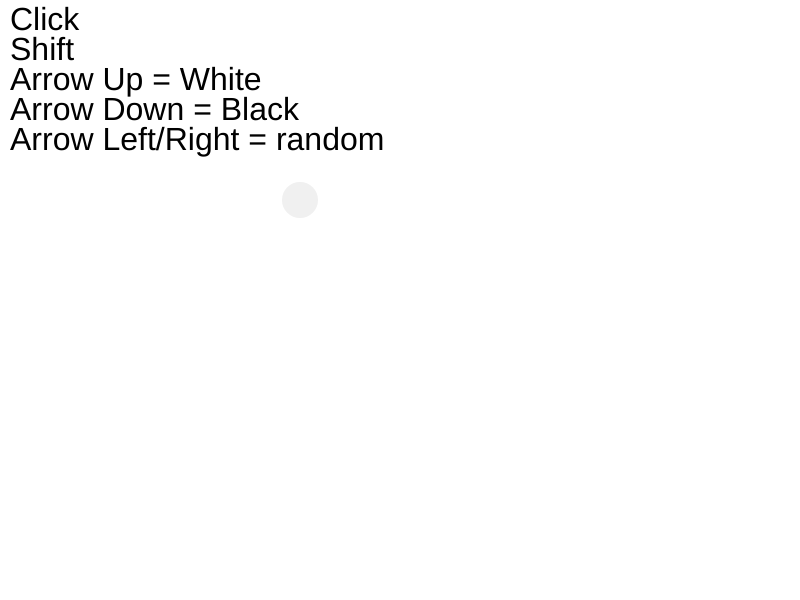
Frame 1 (no input)
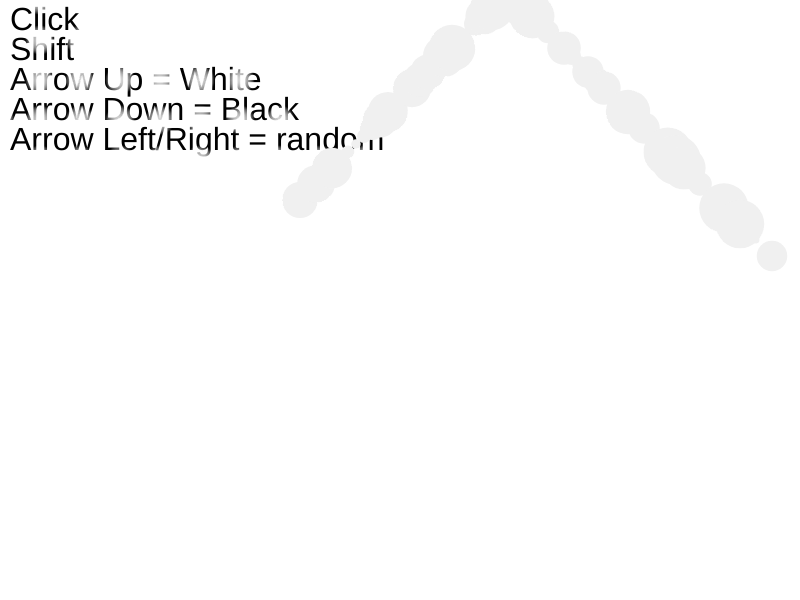
Frame 60 (no input)
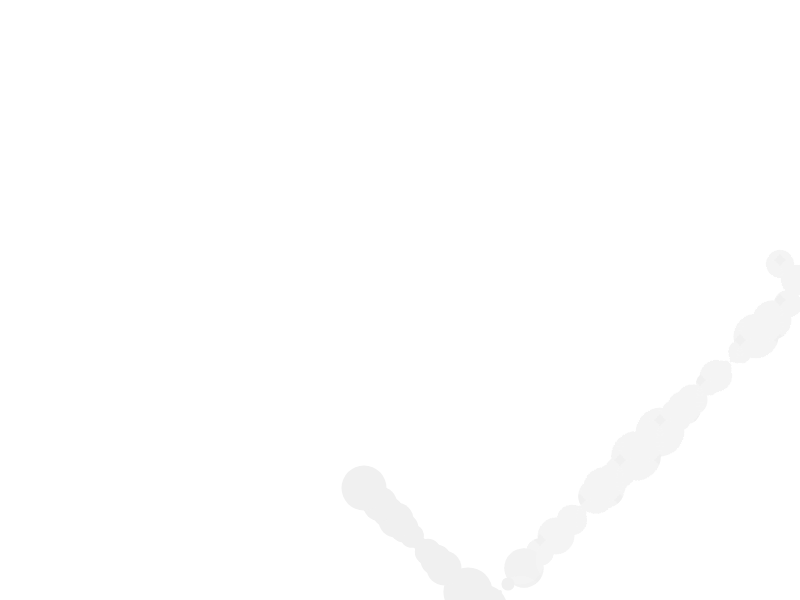
Frame 120 (the mouse pressed at the canvas centre since frame 60)

The p5.js sketch that drew these frames (run headless with seeded random() and noise() and a simulated clock; from frame 60 on, the mouse is pressed at the canvas centre):

// p5.js sketch
// ── sketch.js
// VARIABLES
var speed;
var d = 0;
var r
var g
var b
var fillVal = 255;
var x
var y
ball = {
  x: 300,
  y: 200,
  Axspeed: 8,
  Byspeed: -8

}

function setup() {
  createCanvas(800, 600);
  frameRate(50);


  // INSTRUCTIONS FOR INSTALLATION

  textSize(32);
  fill(0);
  text("Click", 10, 30);

  text("Shift", 10, 60);

  text("Arrow Up = White", 10, 90);

  text("Arrow Down = Black", 10, 120);

  text("Arrow Left/Right = random", 10, 150);
}

function draw() {

  MovingBalls();
  BouncingBall();
 
}

function MovingBalls() {
  noStroke();
  fill(fillVal, 10);

  for (var x = 0; x <= width; x += 40) {
    for (var y = 0; y <= width; y += 40) {
      ellipseMode(CENTER)
      ellipse(x, y, d, d);
    }
  }

  speed = .5;
  d = d + speed;
  if (d > 50) {
    d = -speed
  }
}

function BouncingBall() {
  noStroke(255);
  fill(240);
  ellipse(ball.x, ball.y, random(1, 50));

  if (ball.x > width || ball.x < 0) {
    ball.Axspeed = ball.Axspeed * -1;
  }
  if (ball.y > height || ball.y < 0) {
    ball.Byspeed = ball.Byspeed * -1;
  }
  ball.x = ball.x + ball.Axspeed;
  ball.y = ball.y + ball.Byspeed;
}


function mousePressed() {
  clear();
}


//INTERACTION WITH THE KEYBOARD
function keyPressed() {

  if (keyCode == UP_ARROW) {
    fillVal = 255;
  } else if (keyCode == DOWN_ARROW) {
    fillVal = 0;
  } else if (keyCode == LEFT_ARROW) {
    fillVal = 100;
  } else if (keyCode == RIGHT_ARROW) {
    fillVal = 200;
  } else if (keyCode == 16) {
    background(r, b, g);
    r = random(0, 255);
    b = random(0, 255);
    g = random(0, 255);
  } else if (keyCode == 32) {
    fastSlow = 200;
  }
  return false;
}


//IDEAS TO LOOK AT
//MAKE ALPHA A VARIABLE?
//MAKE FRAME RATE A VARIABLE?
//TRY TO CHANGE LEFT AND RIGHT TO COLOURS
